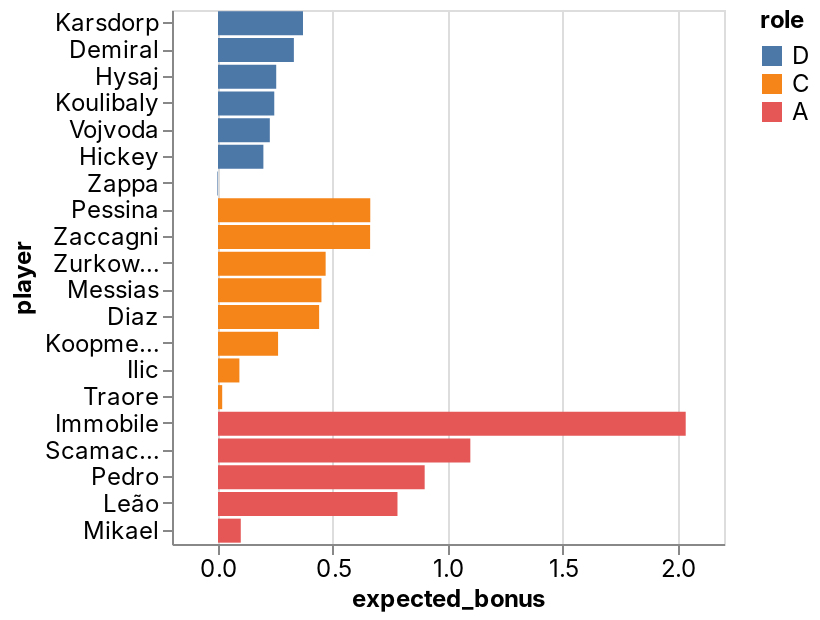

The cell this chart's notebook holds for it:
### Code cell
_deepnote_run_altair(team, """{"$schema":"https://vega.github.io/schema/vega-lite/v4.json","mark":{"type":"bar","tooltip":{"content":"data"}},"height":220,"autosize":{"type":"fit"},"data":{"name":"placeholder"},"encoding":{"x":{"field":"expected_bonus","type":"quantitative","sort":null,"scale":{"type":"linear","zero":false}},"y":{"field":"player","type":"nominal","sort":null,"scale":{"type":"linear","zero":true}},"color":{"field":"role","type":"nominal","sort":null,"scale":{"type":"linear","zero":false}}}}""")

### Figure 1 — Vega-Lite specification as saved in the notebook (floating-point values rounded to 4 significant figures)
{"config": {"view": {"continuousWidth": 400, "continuousHeight": 300}, "area": {"fill": "#51C0E9"}, "axis": {"labelFont": "Inter, sans-serif", "labelFontSize": 12, "labelFontWeight": "normal", "labelLimit": 60, "labelOverlap": "greedy", "titleFont": "Inter, sans-serif", "titleFontSize": 12, "titleFontWeight": "bold"}, "background": "#ffffff", "legend": {"labelFont": "Inter, sans-serif", "labelFontSize": 12, "titleFont": "Inter, sans-serif", "titleFontSize": 12, "titleFontWeight": "bold"}, "line": {"stroke": "#51C0E9", "strokeWidth": 2}, "rect": {"fill": "#51C0E9"}, "title": {"anchor": "start", "color": "#000000", "font": "Inter, sans-serif", "fontSize": 22, "fontWeight": "normal"}}, "data": {"name": "data-872a1af7b455add34a1db08135fd14fd"}, "mark": {"type": "bar", "tooltip": {"content": "data"}}, "autosize": {"type": "fit"}, "encoding": {"color": {"type": "nominal", "field": "role", "scale": {"type": "linear", "zero": false}, "sort": null}, "x": {"type": "quantitative", "field": "expected_bonus", "scale": {"type": "linear", "zero": false}, "sort": null}, "y": {"type": "nominal", "field": "player", "scale": {"type": "linear", "zero": true}, "sort": null}}, "height": 300, "width": "container", "$schema": "https://vega.github.io/schema/vega-lite/v4.json", "datasets": {"data-872a1af7b455add34a1db08135fd14fd": [{"fanta_team": "Scansuolo ", "role": "D", "player": "Karsdorp", "team": "Roma", "opponent": "Salernitana", "date": "2022-04-10T00:00:00", "expected_bonus": 0.3695}, {"fanta_team": "Scansuolo ", "role": "D", "player": "Demiral", "team": "Atalanta", "opponent": "Sassuolo", "date": "2022-04-10T00:00:00", "expected_bonus": 0.3298}, {"fanta_team": "Scansuolo ", "role": "D", "player": "Hysaj", "team": "Lazio", "opponent": "Genoa", "date": "2022-04-10T00:00:00", "expected_bonus": 0.2532}, {"fanta_team": "Scansuolo ", "role": "D", "player": "Koulibaly", "team": "Napoli", "opponent": "Fiorentina", "date": "2022-04-10T00:00:00", "expected_bonus": 0.2446}, {"fanta_team": "Scansuolo ", "role": "D", "player": "Vojvoda", "team": "Torino", "opponent": "AC Milan", "date": "2022-04-10T00:00:00", "expected_bonus": 0.2253}, {"fanta_team": "Scansuolo ", "role": "D", "player": "Hickey", "team": "Bologna", "opponent": "Sampdoria", "date": "2022-04-11T00:00:00", "expected_bonus": 0.1973}, {"fanta_team": "Scansuolo ", "role": "D", "player": "Zappa", "team": "Cagliari", "opponent": "Juventus", "date": "2022-04-09T00:00:00", "expected_bonus": -0.002631}, {"fanta_team": "Scansuolo ", "role": "C", "player": "Pessina", "team": "Atalanta", "opponent": "Sassuolo", "date": "2022-04-10T00:00:00", "expected_bonus": 0.662}, {"fanta_team": "Scansuolo ", "role": "C", "player": "Zaccagni", "team": "Lazio", "opponent": "Genoa", "date": "2022-04-10T00:00:00", "expected_bonus": 0.6614}, {"fanta_team": "Scansuolo ", "role": "C", "player": "Zurkowski", "team": "Empoli", "opponent": "Spezia", "date": "2022-04-09T00:00:00", "expected_bonus": 0.468}, {"fanta_team": "Scansuolo ", "role": "C", "player": "Messias", "team": "AC Milan", "opponent": "Torino", "date": "2022-04-10T00:00:00", "expected_bonus": 0.4497}, {"fanta_team": "Scansuolo ", "role": "C", "player": "Diaz", "team": "AC Milan", "opponent": "Torino", "date": "2022-04-10T00:00:00", "expected_bonus": 0.4397}, {"fanta_team": "Scansuolo ", "role": "C", "player": "Koopmeiners", "team": "Atalanta", "opponent": "Sassuolo", "date": "2022-04-10T00:00:00", "expected_bonus": 0.2612}, {"fanta_team": "Scansuolo ", "role": "C", "player": "Ilic", "team": "Verona", "opponent": "Inter", "date": "2022-04-09T00:00:00", "expected_bonus": 0.09303}, {"fanta_team": "Scansuolo ", "role": "C", "player": "Traore", "team": "Sassuolo", "opponent": "Atalanta", "date": "2022-04-10T00:00:00", "expected_bonus": 0.01827}, {"fanta_team": "Scansuolo ", "role": "A", "player": "Immobile", "team": "Lazio", "opponent": "Genoa", "date": "2022-04-10T00:00:00", "expected_bonus": 2.034}, {"fanta_team": "Scansuolo ", "role": "A", "player": "Scamacca", "team": "Sassuolo", "opponent": "Atalanta", "date": "2022-04-10T00:00:00", "expected_bonus": 1.097}, {"fanta_team": "Scansuolo ", "role": "A", "player": "Pedro", "team": "Cagliari", "opponent": "Juventus", "date": "2022-04-09T00:00:00", "expected_bonus": 0.8986}, {"fanta_team": "Scansuolo ", "role": "A", "player": "Leão", "team": "AC Milan", "opponent": "Torino", "date": "2022-04-10T00:00:00", "expected_bonus": 0.7804}, {"fanta_team": "Scansuolo ", "role": "A", "player": "Mikael", "team": "Salernitana", "opponent": "Roma", "date": "2022-04-10T00:00:00", "expected_bonus": 0.09904}]}}
